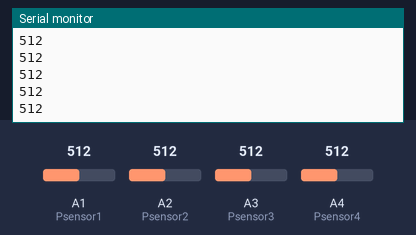
The sketch below on a simulated Arduino Uno, built with avr-gcc and run on an emulated ATmega328P. Parts: the last lines printed to the serial monitor. The inputs (shaded band) are chosen by the test bench; at power-on: A1 (Psensor1) = 512, A2 (Psensor2) = 512, A4 (Psensor4) = 512, A3 (Psensor3) = 512.

Above: at 1.2 s.
1.3 s: A1 (Psensor1) set to 716
2.8 s: A2 (Psensor2) set to 306
At 3.2 s:
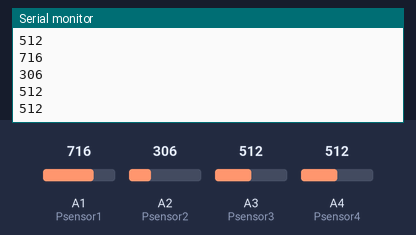
4.3 s: A4 (Psensor4) set to 716
At 4.71 s:
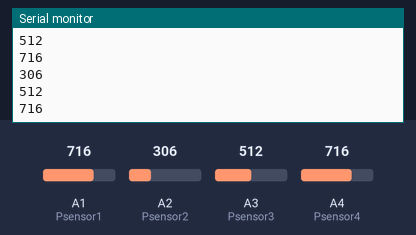
5.8 s: A3 (Psensor3) set to 992
At 6.22 s:
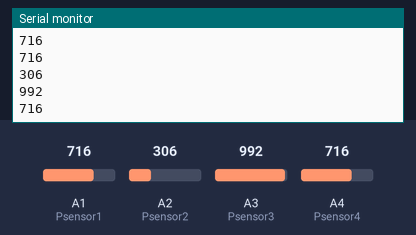
7.3 s: A2 (Psensor2) set to 30
At 7.72 s:
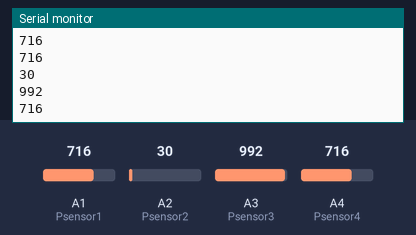
Timing chart, 0 to 9.8 s (numbered marks = the images above; inputs shaded):
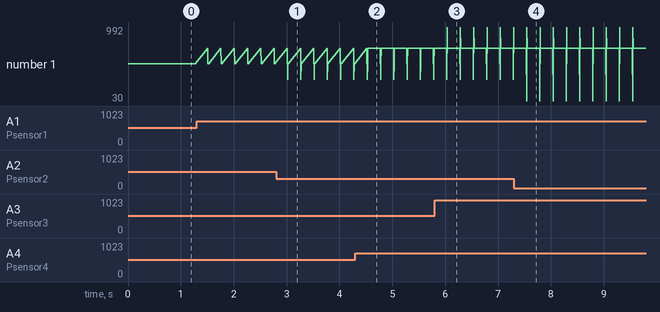

The sketch:

_20140404_4Pressure_Sensor.ino
```cpp
int Psensor1 = 1;
int Psensor2 = 2;
int Psensor3 = 3;
int Psensor4 = 4;

void setup() {
  Serial.begin(9600);
  pinMode(Psensor1, INPUT);
   pinMode(Psensor2, INPUT);
    pinMode(Psensor3, INPUT);
     pinMode(Psensor4, INPUT);
}

void loop() {

int val1 = 0;
int val2 = 0;
int val3 = 0;
int val4 = 0;

val1 = analogRead(Psensor1);
val2 = analogRead(Psensor2);
val3 = analogRead(Psensor3);
val4 = analogRead(Psensor4);


Serial.println(val1);
Serial.println(val2);
Serial.println(val3);
Serial.println(val4);
Serial.println();
delay(250);

}
```

Measured:
- after the input at 2.8 s, the serial monitor: prints a new line after 0.22 s (image 1)
- after the input at 5.8 s, the serial monitor: prints a new line after 0.24 s (image 3)
- after the input at 7.3 s, the serial monitor: prints a new line after 0.24 s (image 4)
